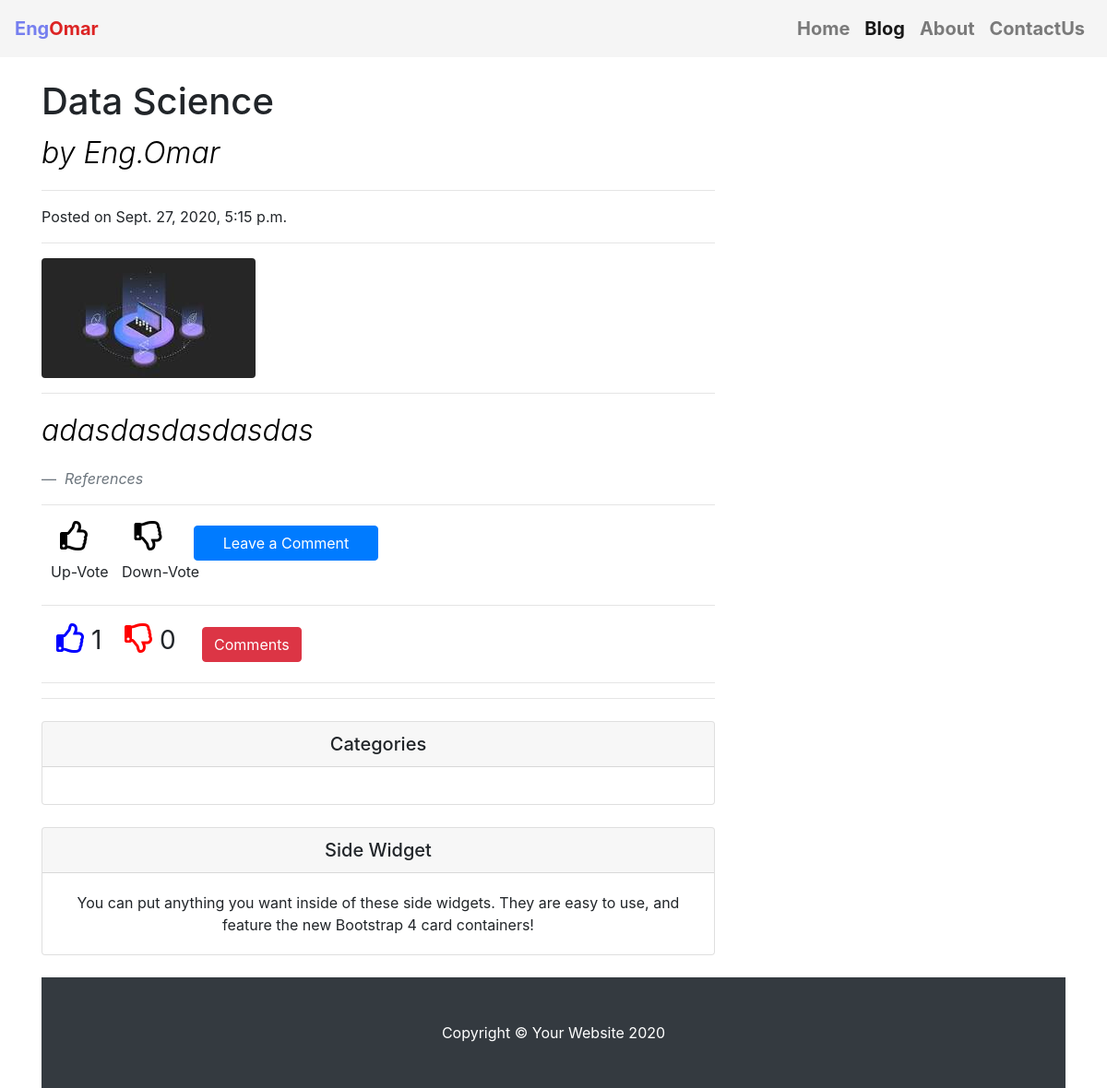
The page /blog/post/1/ on the database as committed earlier.
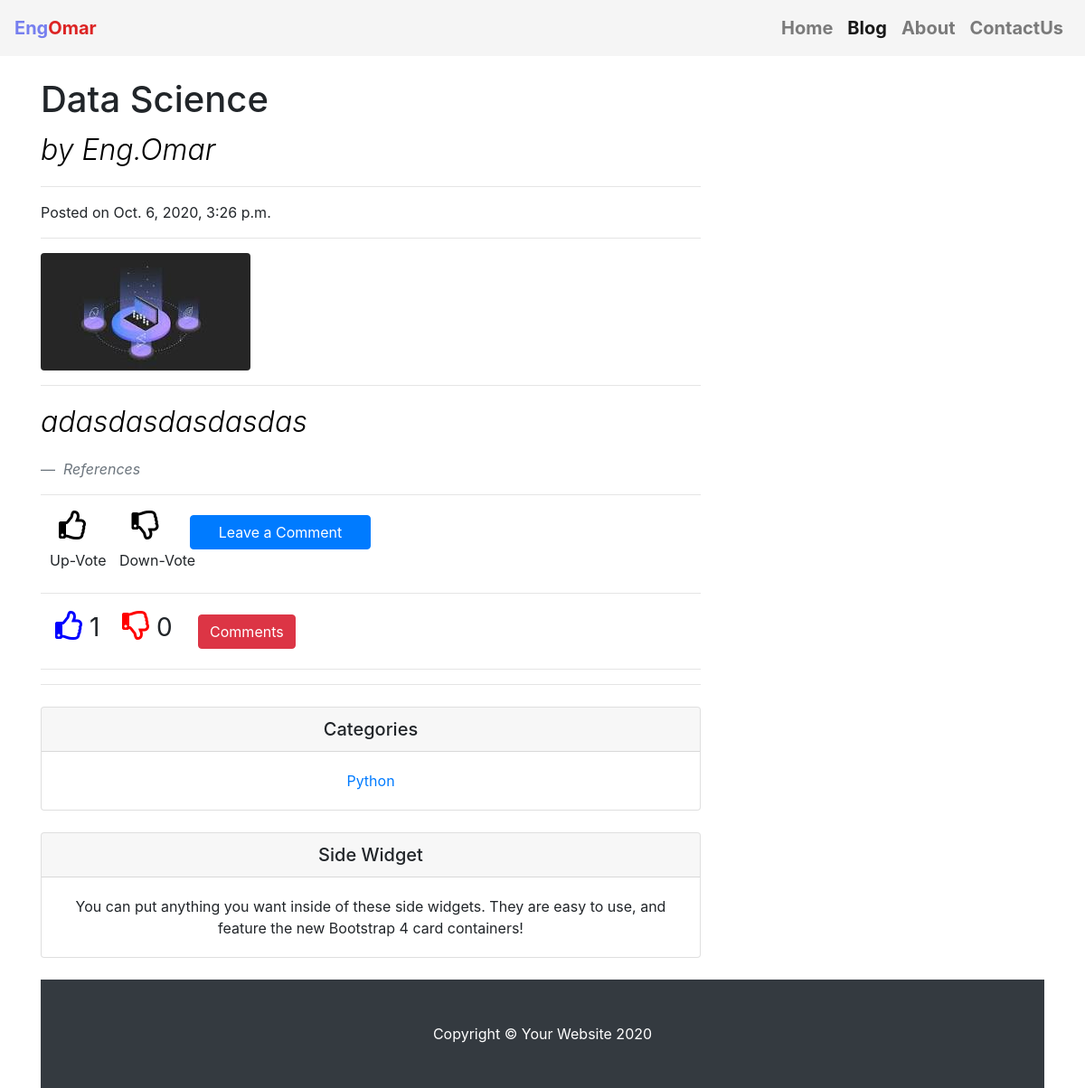
The same page on the database as committed later.
### blog/models.py (models this page shows, shortened)
class Post(models.Model):
            post_heading = models.CharField(max_length=200)
            post_text = models.TextField()
            published_date = models.DateTimeField(auto_now=True)
            id = models.AutoField(primary_key=True)
            image = models.ImageField(upload_to='images/',blank=True)
            category = models.ManyToManyField(Categoreies,blank=True)

class React(models.Model):
        post_id = models.IntegerField()
        no_of_likes = models.IntegerField(default=0)
        no_of_dislikes = models.IntegerField(default=0)

class Categoreies(models.Model):
    category_name = models.CharField(max_length=200)
    def __str__(self):
        return self.category_name

### blog/views.py (the view)
# urls.py: path("blog/post/<int:id>/",views.detail, name="detail"),
def detail(request,id):
    post = all_posts.filter(id = id).all()
    try:
        reacts = (React.objects.filter(post_id = id).values())
    except ObjectDoesNotExist:
        reacts = 'Be the First To Like This'
    context = {'post_detail' : post,
            'comments' : Userscomment.objects.filter(post_id = id).order_by('-published_date').all(),
            'post_title': list(post.values())[0]["post_heading"],
            'reacts': reacts,}
    return render(request, 'blog/post-detail.html', context)

### blog/templates/blog/post-detail.html (shortened to what this page needs)
{% extends 'mysite/base.html' %}
{%load static%}
{% block body %}
  {% for post in post_detail%}
  <link rel="stylesheet" href="{% static 'mysite/css/bootstrap.css' %}">
  <link rel="stylesheet" href="https://use.fontawesome.com/releases/v5.7.0/css/all.css">
  <link rel="stylesheet" href="https://cdnjs.cloudflare.com/ajax/libs/font-awesome/4.7.0/css/font-awesome.min.css">
  <link rel="stylesheet" href="{% static 'blog/css/blog-post.css' %}">
<div class="container">
    <div class="row">
      <div class="col-lg-8">
        <h1 class="mt-4" id="{{post.id}}">{{post.post_heading}}</h1>
        <p class="lead">
          by
          <a>Eng.Omar</a>
        </p>
        <hr>
        <p>Posted on {{post.published_date}}</p>
        <hr>
        {% if post.image %}
        <img class="img-fluid rounded" src="{{post.image.url}}" alt="">
        {% endif %}
        <hr>
        <p class="lead">{{post.post_text}}</p>
        <blockquote class="blockquote">
          <footer class="blockquote-footer">
            <cite title="Source Title">References</cite>
          </footer>
        </blockquote>
        <hr>
        <form>
          <div class="vote">
            <div class="like">
              <button  class="far fa-thumbs-up fa-2x" type="button" id="upvote" ></button>
              <button  class="far fa-thumbs-down fa-2x" type="button" id="downvote" ></button>
              <button type="button" class="btn btn-primary ml-4"  id="comment-btn">Leave a Comment</button>
            </div>
              <label for="upvote">Up-Vote</label>
              <label for="downvote">Down-Vote</label>
          </div>
          <hr>
          <div class="ml-3 mb-1">
              {% for react in reacts%}
                <p  class="far fa-thumbs-up fa-2x" style="color:blue"></p><span id="likes" class="pl-2" style="font-size:28">{{react.no_of_likes}}</span>
                <p class="far fa-thumbs-down fa-2x" style="color:red"></p><span id="dislikes" class="pl-2" style="font-size:28">{{react.no_of_dislikes}}</span>
              {% endfor %}
              <button type="button" class="btn btn-danger ml-4" id="comments">Comments</button>
          </div>
          <hr>
        </form>
          <hr>
      <div class="">
        <div class="card my-4">
          <h5 class="card-header text-center">Categories</h5>
          <div class="card-body">
            <div class="row">
              <div class="col-lg-12">
                <ul class="list-unstyled mb-0 text-center">
                {% for category in post.category.all%}
                {%if category%}
                  <li>
                    <a href="{%url 'categorize' category%}">{{category}}</a>
                  </li>
                {%endif%}
                {%endfor%}
                </ul>
              </div>
            </div>
          </div>
        </div>
        <div class="card my-4 text-center">
          <h5 class="card-header">Side Widget</h5>
          <div class="card-body">
            You can put anything you want inside of these side widgets. They are easy to use, and feature the new Bootstrap 4 card containers!
          </div>
        </div>
      </div>
    </div>
  </div>
  <footer class="py-5 bg-dark">
    <div class="container">
      <p class="m-0 text-center text-white">Copyright &copy; Your Website 2020</p>
    </div>
  </footer>
{%endfor%}
{%endblock%}

Rows that differ between the two databases and show on the page:
changed Post "Data Science": published_date "Sept. 27, 2020, 5:15 p.m." → "Oct. 6, 2020, 3:26 p.m."
added Categoreies: category_name "Python"
